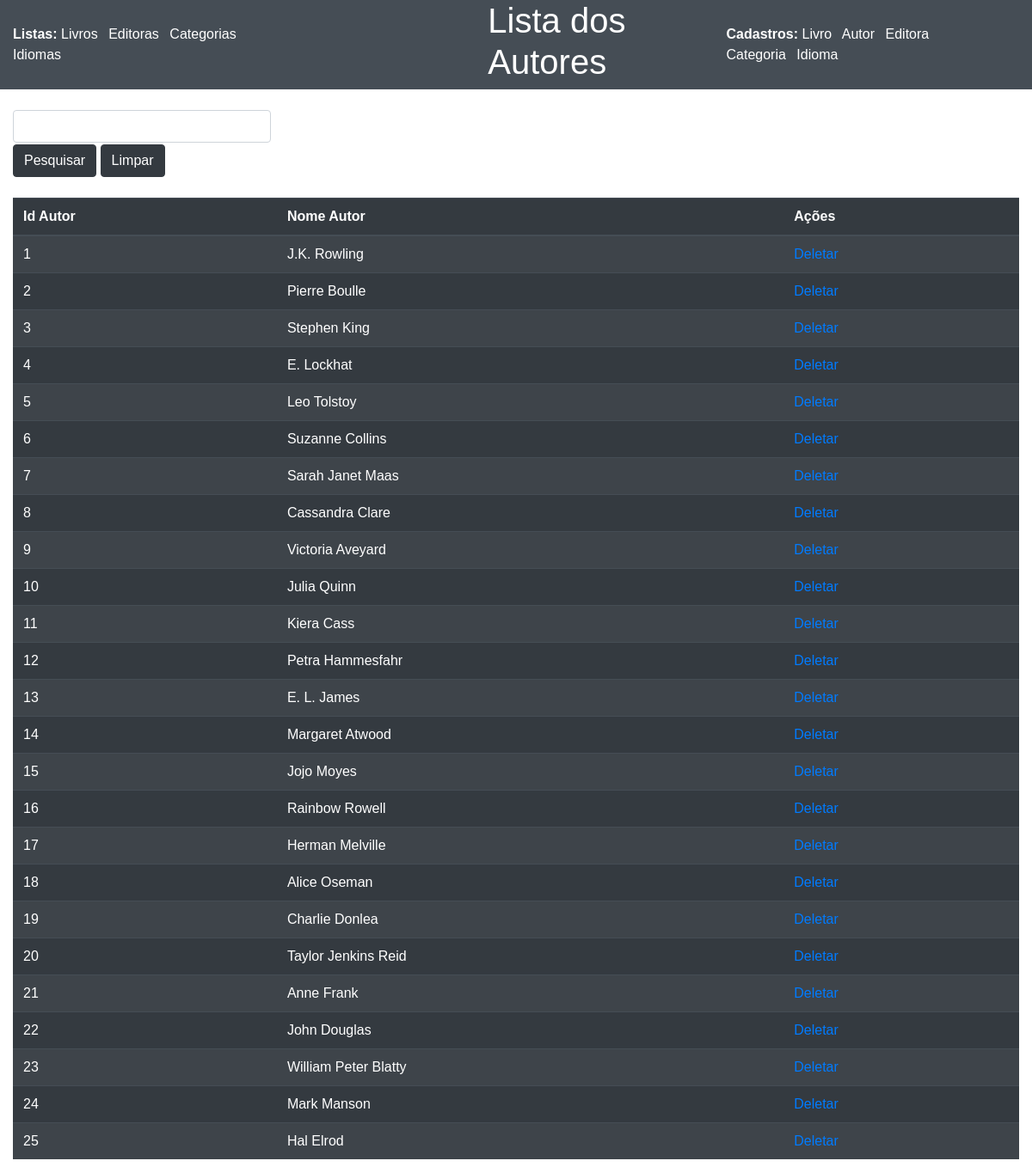
The app's page /ListarLivros/listaAutores.php, older data.
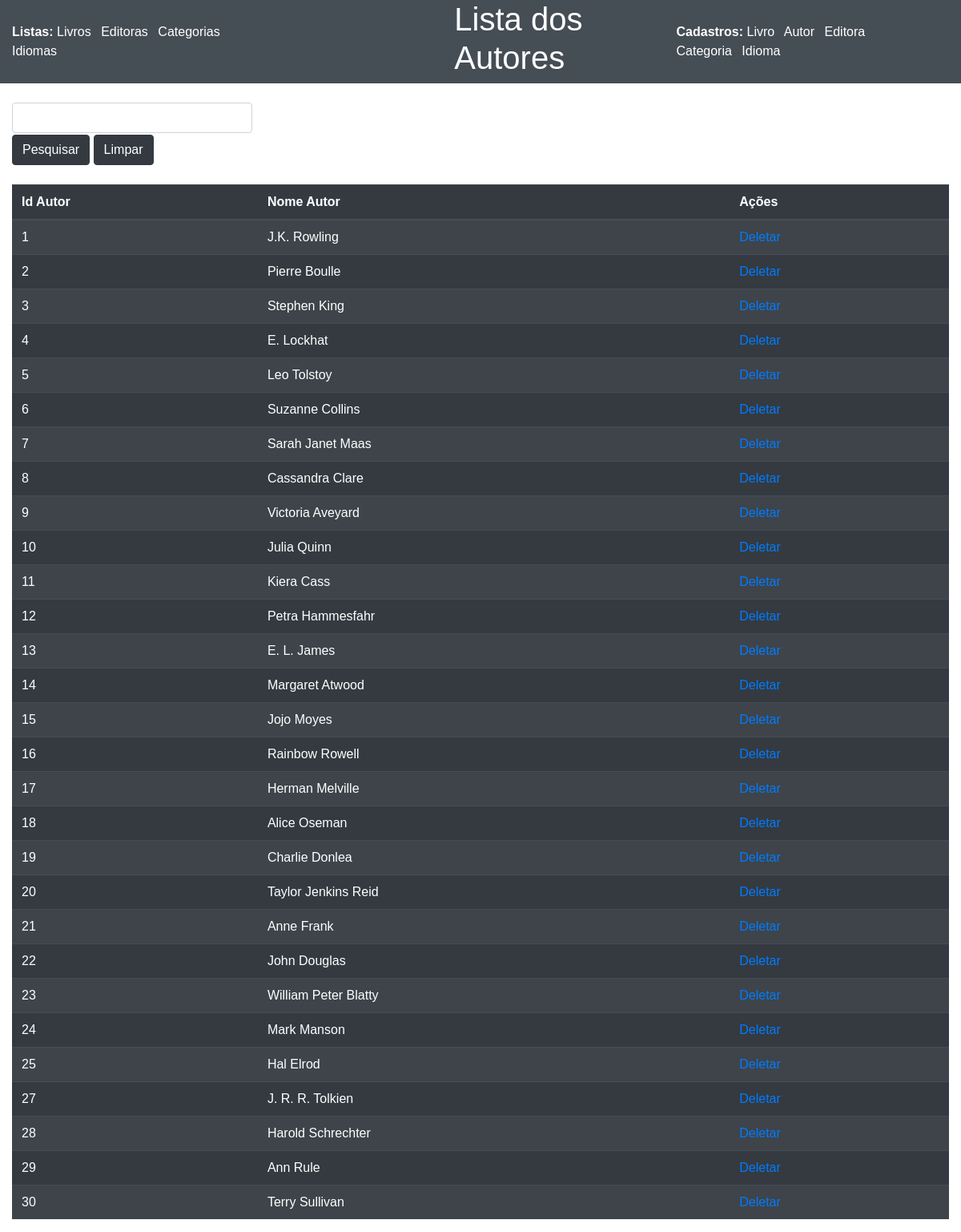
The same page, newer data.
### tables this page shows
CREATE TABLE IF NOT EXISTS `autor` (
  `Id_Autor` int(11) NOT NULL AUTO_INCREMENT,
  `Nome_Autor` varchar(200) NOT NULL,
  `Descricao_Autor` varchar(500) DEFAULT NULL,
  PRIMARY KEY (`Id_Autor`)
);

### ListarLivros/listaAutores.php (the view, shortened to what this page needs)
<?php
require_once '../Database/conexao.php';
$filtrar = "";
$queryFiltrar = "";
$ordenacao = ' ORDER BY Id_Autor ASC';
?>
<html lang="pt-BR">
<head>
    <link rel="stylesheet" href="https://cdn.jsdelivr.net/npm/bootstrap@4.3.1/dist/css/bootstrap.min.css">
    <link rel="stylesheet" href="./styleLista.css">
</head>
<body>
    <header>
        <div style="padding: 15px;">
        <span style="color: white;"><strong>Listas:</strong></span>
        <a href="../ListarLivros/index.php" target="_blank" style="margin-right: 8px;">Livros</a>
        <a href="../ListarLivros/listaEditoras.php" target="_blank" style="margin-right: 8px;">Editoras</a>
        <a href="../ListarLivros/listaCategorias.php" target="_blank" style="margin-right: 8px;">Categorias</a>
        <a href="../ListarLivros/listaIdiomas.php" target="_blank" style="margin-right: 8px;">Idiomas</a>
        </div>
        <h1 style="margin-left: 250px;">Lista dos Autores</h1>
        <section style="margin-left: auto; margin-right:15px;">
            <div style="padding: 15px;">
            <span style="color: white;"><strong>Cadastros:</strong></span>
                <a href="../CadastroLivros/CadastroLivro.php" target="_blank" style="margin-right: 8px;">Livro</a>
                <a href="../CadastroAutor/CadastroAutor.php" target="_blank" style="margin-right: 8px;">Autor</a>
                <a href="../CadastroEditora/CadastroEditora.php" target="_blank" style="margin-right: 8px;">Editora</a>
                <a href="../CadastroCategoria/CadastroCategoria.php" target="_blank" style="margin-right: 8px;">Categoria</a>
                <a href="../CadastroIdioma/CadastroIdioma.php" target="_blank" style="margin-right: 8px;">Idioma</a>
            </div>
        </section>
    </header>
    <?php
    $queryListar = 'SELECT * FROM autor' . $ordenacao . $queryFiltrar;
    echo '<br>';
    echo '<div class="container-fluid"><form action="./listaAutores.php" method="POST" id="form-filtro" name="form-filtro">';
    echo "<input type='text' name='filtro' id='filtro' class='form-control' style='width:300px' value='$filtrar'>"
        . "<div style='margin-top:2px;'>"
        . "<button type='submit' name='btn-filtro' id='btn-filtro' style='cursor: pointer;' class='btn btn-dark'>Pesquisar</button><span>   </span>"
        . "<button type='submit' name='btn-limparFiltro' id='btn-limparFiltro' style='cursor: pointer;' class='btn btn-dark'>Limpar</button>";
    echo '</div></form></div>';
    $resultadoListar = mysqli_query($conexao, $queryListar);
    echo '<div class="container-fluid">';
    echo '<table class="table table-striped table-dark">';
    echo '<br> <thead>';
    echo '<tr><th scope="col">Id Autor</th>'
        . '<th scope="col">Nome Autor</th>'
        . '<th scope="col">Ações</th>'
        . '</tr> </thead> <tbody>';
    while ($linha_Autor = mysqli_fetch_array($resultadoListar)) {
        echo "<tr><td>$linha_Autor[Id_Autor]</td>"
            . "<td>$linha_Autor[Nome_Autor]</td>"
            . "<td><a href='listaAutores.php?id=" . $linha_Autor['Id_Autor'] . "&action=delete' class='btn-excluir' name='btn_delete' id='btn_delete_$linha_Autor[Id_Autor]'>Deletar</a></td>"
            . "</tr>";
    }
    echo '</tbody> </table>';
    ?>
</body>

Row changes from the older to the newer data that the page shows:
added autor: Id_Autor "27", Nome_Autor "J. R. R. Tolkien"
added autor: Id_Autor "28", Nome_Autor "Harold Schrechter"
added autor: Id_Autor "29", Nome_Autor "Ann Rule"
added autor: Id_Autor "30", Nome_Autor "Terry Sullivan"
